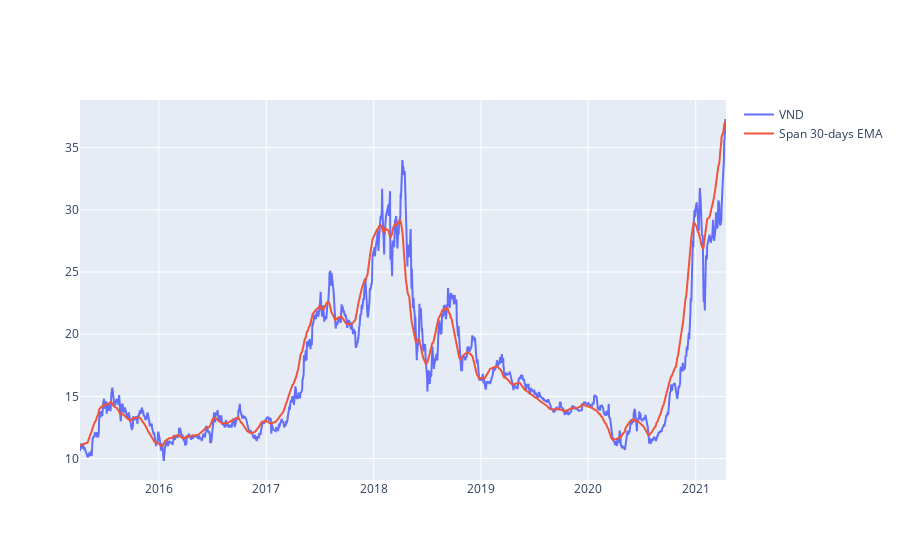

The cell this chart's notebook holds for it:
### Code cell
#plot linechart for HPG price
short_rolling = df['<Close>'].rolling(window=20).mean()

ema_long = df['<Close>'].ewm(span=30, adjust=False).mean()
ema_short = df['<Close>'].ewm(span=20, adjust=False).mean()
line_price = df['<Close>']
fig = go.Figure()
#px.line(df_hpg, x='datetime', y='<Close>', labels={'x':'Date', 'y':'Price'})

fig.add_trace(go.Scatter(x=df.datetime, y=line_price, 
                        mode='lines', name='VND'))

#fig.add_trace(go.Scatter(x=df.datetime, y=ema_short, 
 #                       mode='lines', name='Span 20-days EMA'))

fig.add_trace(go.Scatter(x=df.datetime, y=ema_long, 
                        mode='lines', name='Span 30-days EMA'))

### Figure 1 — Plotly figure (JSON) as saved in the notebook; plotly's stock layout.template omitted (floating-point values rounded to 4 significant figures; data arrays with more than 128 entries replaced by an {"elided": "..."} marker saying what was removed)
{"data": [{"mode": "lines", "name": "VND", "type": "scatter", "x": {"elided": "1499 str values"}, "y": {"elided": "1499 float values"}}, {"mode": "lines", "name": "Span 30-days EMA", "type": "scatter", "x": {"elided": "1499 str values"}, "y": {"elided": "1499 float values"}}], "layout": {}}
